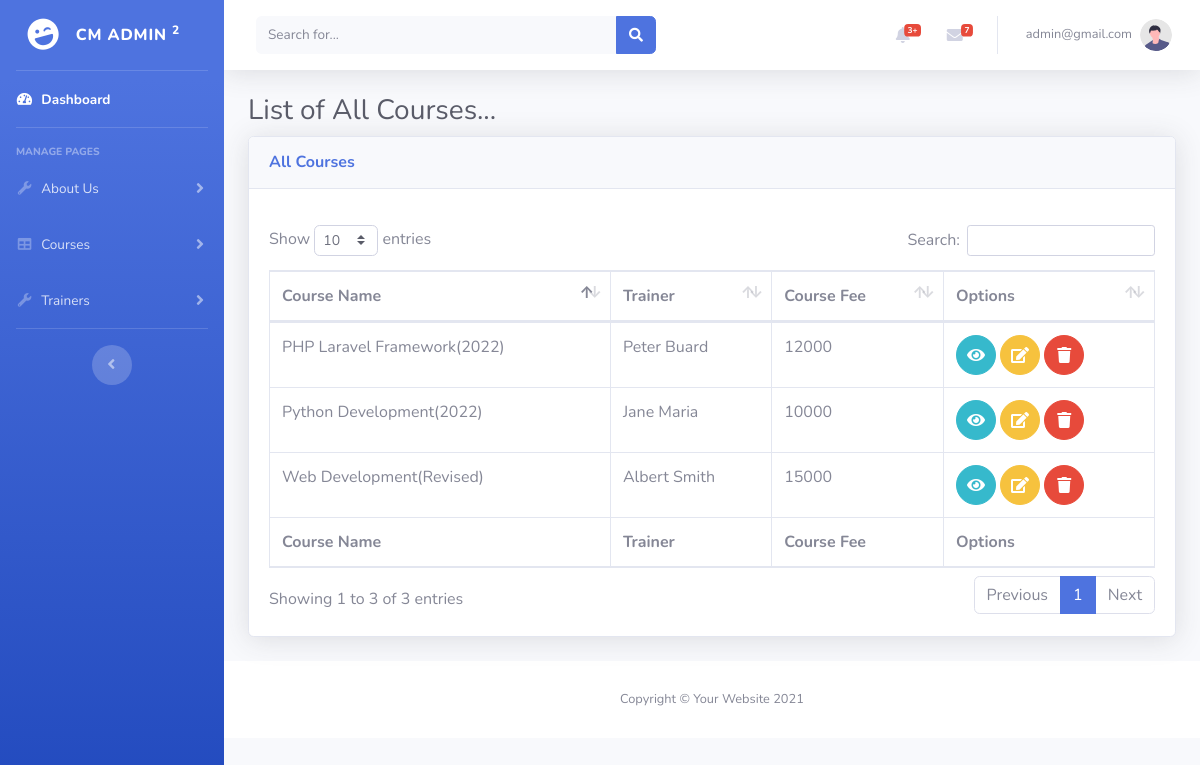
The page /admin/courses.php (signed in) on the database its author committed.
### tables this page shows
CREATE TABLE `courses` (
  `id` int(11) NOT NULL,
  `course_name` varchar(255) NOT NULL,
  `description` text NOT NULL,
  `course_fee` int(11) NOT NULL,
  `course_image` varchar(255) NOT NULL,
  `trainer_id` int(11) NOT NULL
);

CREATE TABLE `trainers` (
  `id` int(11) NOT NULL,
  `name` varchar(255) NOT NULL,
  `about_trainer` text NOT NULL,
  `course_id` int(11) NOT NULL,
  `trainer_image` varchar(255) NOT NULL,
  `domain` varchar(255) NOT NULL
);

### admin/DB.php (called while the page is built, shortened)
<?php
   class DB {
        private $username;
        private $password;
        private $databasename;
        private $server;
        private $connection;
        function __construct()
        {
            $this->username = 'root';
            $this->password = '';
            $this->databasename = 'coding_master';
            $this->server = 'localhost';
        }
        function connect()
        {
            $this->connection = mysqli_connect($this->server, $this->username, $this->password, $this->databasename);
        }
        function get_all_courses()
        {
            $sql = "SELECT course.id, course.course_name, course.course_fee, trainer.name FROM courses course LEFT JOIN trainers trainer ON course.trainer_id = trainer.id";
            $result = mysqli_query($this->connection, $sql);
            if($result == true){
                $data = [];
                while($row = mysqli_fetch_assoc($result)){
                    $data[] = $row;
                }
            }
            return $data;
        }
    }
    $db_object = new DB();
?>

### admin/courses.php (the view, shortened to what this page needs)
<?php
    require('header.php');
    require('sidebar.php');
    require('DB.php');
    $courses = $db_object->get_all_courses();
?>
<div class="container-fluid">
    <h1 class="h3 mb-2 text-gray-800">List of All Courses...</h1>
    <div class="card shadow mb-4">
        <div class="card-header py-3">
            <h6 class="m-0 font-weight-bold text-primary">All Courses</h6>
        </div>
        <div class="card-body">
            <div class="table-responsive">
                <table class="table table-bordered" id="dataTable" width="100%" cellspacing="0">
                    <?php if(isset($_GET['message']) and $_GET['message'] == 'deleted') { ?>
                        <h6 class="mb-3 font-weight-bold text-primary">The Course has been deleted successfully...</h6>
                    <?php } elseif(isset($_GET['message']) and $_GET['message'] == 'notdeleted') { ?>
                        <h6 class="mb-3 font-weight-bold text-primary">The Course is not deleted...</h6>
                    <?php } else { ?>
                        <h6 class="mb-3 font-weight-bold text-primary"></h6>
                    <?php } ?>
                    <thead>
                        <tr>
                            <th>Course Name</th>
                            <th>Trainer</th>
                            <th>Course Fee</th>
                            <th>Options</th>
                        </tr>
                    </thead>
                    <tfoot>
                        <tr>
                            <th>Course Name</th>
                            <th>Trainer</th>
                            <th>Course Fee</th>
                            <th>Options</th>
                        </tr>
                    </tfoot>
                    <tbody>
                        <?php foreach($courses as $course){ ?>
                            <tr>
                                <td><?=$course['course_name']?></td>
                                <td><?=$course['name']?></td>
                                <td><?=$course['course_fee']?></td>
                                <td>
                                    <a href="view.php?id=<?=$course['id']?>" class="btn btn-info btn-circle"><i class="fas fa-eye"></i></a>
                                    <a href="edit.php?id=<?=$course['id']?>" class="btn btn-warning btn-circle"><i class="fas fa-edit"></i></a>
                                    <a href="javascript:void()" onclick="deleteCourse(<?=$course['id']?>)" class="btn btn-danger btn-circle"><i class="fas fa-trash"></i></a>
                                </td>
                            </tr>
                        <?php } ?>
                    </tbody>
                </table>
            </div>
        </div>
    </div>
</div>
<?php
require('footer.php');
?>

### rows shown on the page
courses: course_name "Python Development(2022)", trainer.name "Jane Maria", course_fee "10000"
courses: course_name "Web Development(Revised)", trainer.name "Albert Smith", course_fee "15000"
courses: course_name "PHP Laravel Framework(2022)", trainer.name "Peter Buard", course_fee "12000"

### other values the page prints
$_SESSION['email'] "admin@gmail.com"
